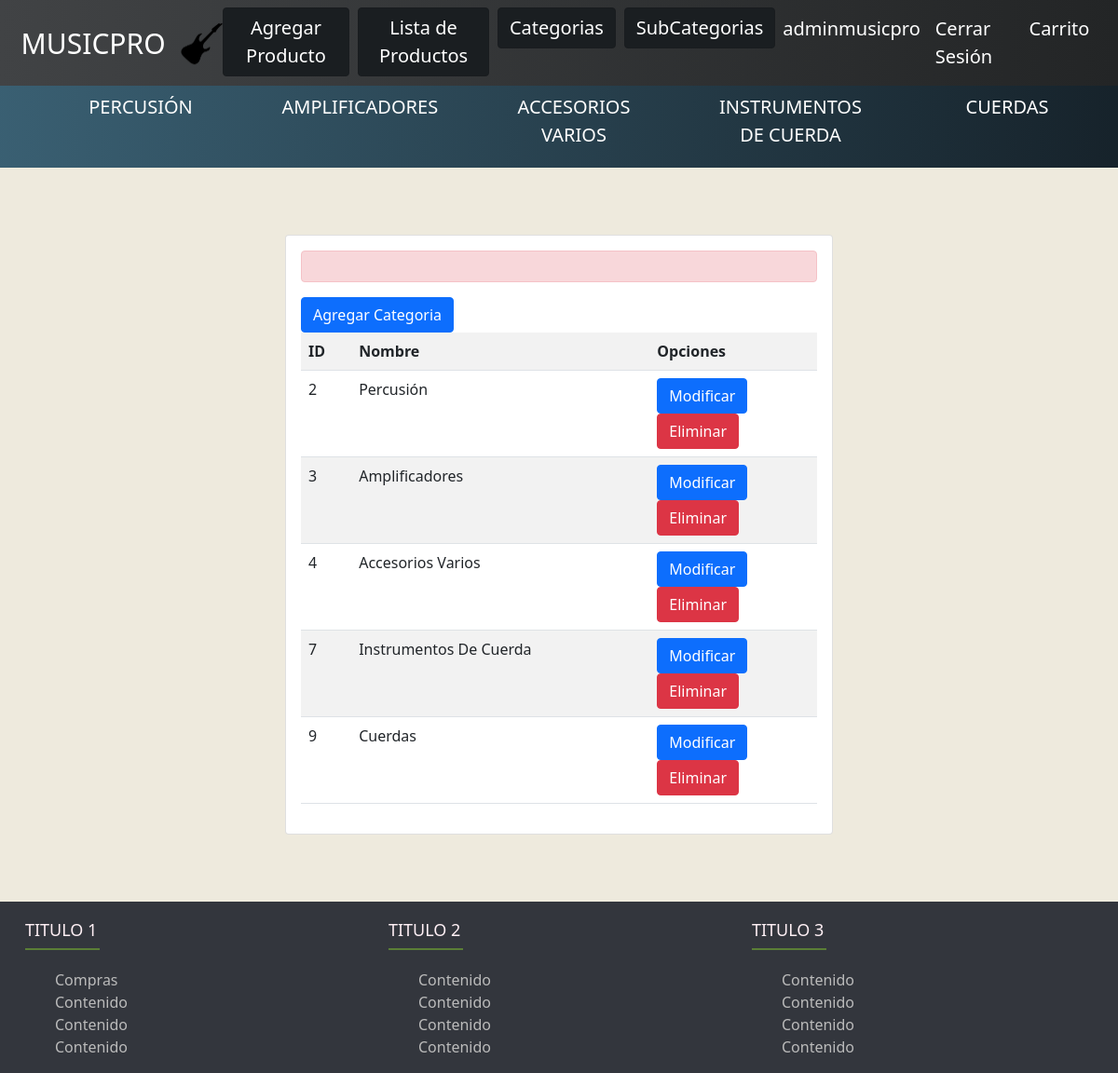
Screenshot of /list_category/ (signed in) with the database file from the repository.
### core/models.py (models this page shows, shortened)
class Categoria(models.Model):
    categoria = models.CharField(max_length=200, null=False)

### core/views.py (the view)
# urls.py: path('list_category/', views.list_category, name="list_category"),
def list_category(request):
    all_categorias = Categoria.objects.all()
    data ={
        'all_categorias':all_categorias
    }
    return render(request, 'core/list_category.html', data)

### core/templates/core/list_category.html (shortened to what this page needs)
{% extends 'core/base.html' %}
{% block content %}
{% load humanize %}
<br>
<br>
<br>
<div class="row">
    <div class="col-12 col-md-6 offset-md-3">
        <div class="card">
            <div class="card-body">
                <div>
                    <p class="alert alert-danger">{{ mensaje }}</p>
                    <a class="btn btn-primary text-align-center" href="{% url 'new_category' %}">Agregar Categoria</a>
                </div>
                <table class="table table-striped table-hover">
                    <tr>
                        <th>ID</th>
                        <th>Nombre</th>
                        <th>Opciones</th>
                    </tr>
                    {% for c in all_categorias %}
                    <tr>
                        <td>{{ c.id | title }}</td>
                        <td>{{ c.categoria | title }}</td>
                        <td>
                            <a class="btn btn-primary" href="{% url 'modify_category' c.id %}">Modificar</a>
                            <br>
                            <a class="btn btn-danger" href="{% url 'delete_category' c.id %}">Eliminar</a>
                        </td>
                    </tr>
                    {% endfor %}
                </table>
            </div>
        </div>
    </div>
</div>
<br>
<br>
<br>
{% endblock %}

### core/templates/core/base.html (shortened to what this page needs)
{% load static %}
<!DOCTYPE html>
<html lang="es">
<head>
    <link rel="stylesheet" href="https://cdn.jsdelivr.net/npm/bootstrap-icons@1.5.0/font/bootstrap-icons.css">
    <link href="https://cdn.jsdelivr.net/npm/bootstrap@5.0.1/dist/css/bootstrap.min.css" rel="stylesheet">
    <link rel="stylesheet" href="{% static 'css/index.css' %}">
</head>
<body class="uwu">
    <nav class="navbar navbar-expand-lg  fixed-top">
        <div class="container-fluid">
            <a class="navbar-brand" style="font-size: 30px;" href="{% url 'index' %}">MUSICPRO</a>
            <img src="{% static 'img/music_pro.png' %}" style="width: 45px; padding-top: 10px;" alt="">
            <div class="collapse navbar-collapse " id="navbarSupportedContent">
                <ul class="navbar-nav ms-auto mb-2 mb-lg-0">
                    {% if user.is_authenticated %}
                        {% if user.is_superuser %}
                        <li class="nav-item">
                            <a class="btn btn-dark active" href="{% url 'new_product' %}">Agregar Producto</a>
                        </li>
                        <li class="nav-item">
                            <a class="btn btn-dark active" href="{% url 'list_product' %}">Lista de Productos</a>
                        </li>
                        <li class="nav-item">
                            <a class="btn btn-dark active" href="{% url 'list_category' %}">Categorias</a>
                        </li>
                        <li class="nav-item">
                            <a class="btn btn-dark active" href="{% url 'list_subcat' %}">SubCategorias</a>
                        </li>
                        {% endif %}
                    <li class="nav-item">
                        <a class="nav-link active">{{ user.username }}</a>
                    </li>
                    <li class="nav-item">
                        <a class="nav-link active" href="{% url 'logout' %}">Cerrar Sesión</a>
                    </li>
                    {% endif %}
                    <li>
                        <a href="{% url 'cart' %}" class="nav-item nav-link">Carrito</a>
                    </li>
                </ul>
            </div>
        </div>
    </nav>
    <div class="row">
        <div class="bottom_nav">
            <ul class="row">
                {% for c in all_categorias %}
                <li class="col col-md-2 col-sm-3 col-xs-6 "><a class="text-decoration-none" href="{% url 'sub_categories' c.id %}">{{c.categoria }}</a></li>
                {% endfor %}
            </ul>
        </div>
    </div>
    {% block content %} {% endblock %}
    <footer class="footer">
        <div class="container ">
            <div class="row">
                <div class="footer-col col-lg-4 col-md-2 col-sm-4 col-xs-12">
                    <h4>TITULO 1</h4>
                    <ul>
                        <li>
                            <a href="#">Compras</a>
                        </li>
                        <li>
                            <a href="#">contenido</a>
                        </li>
                        <li>
                            <a href="#">contenido</a>
                        </li>
                        <li>
                            <a href="#">contenido</a>
                        </li>
                    </ul>
                </div>
                <div class="footer-col col-lg-4 col-md-4 col-sm-4 col-xs-12">
                    <h4>TITULO 2 </h4>
                    <ul>
                        <li>
                            <a href="#">contenido</a>
                        </li>
                        <li>
                            <a href="#">contenido</a>
                        </li>
                        <li>
                            <a href="#">contenido</a>
                        </li>
                        <li>
                            <a href="#">contenido</a>
                        </li>
                    </ul>
                </div>
                <div class="footer-col  col-lg-4 col-md-4 col-sm-4 col-xs-12">
                    <h4>TITULO 3</h4>
                    <ul>
                        <li>
                            <a href="#">contenido</a>
                        </li>
                        <li>
                            <a href="#">contenido</a>
                        </li>
                        <li>
                            <a href="#">contenido</a>
                        </li>
                        <li>
                            <a href="#">contenido</a>
                        </li>
                    </ul>
                </div>
            </div>
        </div>
    </footer>
</body>
</html>

### core/static/css/index.css (style rules this page uses)
.uwu { background-color: rgb(238, 234, 221); }
.bottom_nav { width: 100%; background: #16222A; background: -webkit-linear-gradient(to right, #3A6073, #16222A); background: linear-gradient(to right, #3A6073, #16222A); height: 45px; padding: 80px 50px; padding-top: 100px; }
.bottom_nav ul { height: 45px; display: flex; justify-content: space-between; align-items: center; }
.bottom_nav ul li { height: 60px; text-align: center; }
.bottom_nav ul li a { color: #ffffff; text-transform: uppercase; font-size: 20px; }
.container-fluid a { font-size: 20px; color: #ffffff; }
.navbar { background: #232526; background: -webkit-linear-gradient(to right, #2c2c31, #232526); background: linear-gradient(to right, #414345, #232526); }
footer .container { max-width: 1170px; margin: auto; }
.footer { background-color: #33363d; }
ul { list-style: none; }
.footer { padding-top: 20px; }
.footer-col { text-transform: capitalize; }
footer .row { text-align: left; }
.footer-col h4 { font-size: 18px; color: lavenderblush; text-transform: capitalize; margin-bottom: 30px; font-weight: 500; position: relative; }
.footer-col ul li a { font-size: 16px; text-transform: capitalize; color: #fff; text-decoration: none; font-weight: 300; color: #bbb; display: block; }
.footer-col h4::before { content: ''; position: absolute; left: 10; bottom: -10px; background-color: rgb(90, 126, 54); height: 2px; box-sizing: border-box; width: 80px; }

### rows the page displays
Categoria: categoria "PERCUSIÓN", id "2", categoria "Percusión"
Categoria: categoria "AMPLIFICADORES", id "3", categoria "Amplificadores"
Categoria: categoria "ACCESORIOS VARIOS", id "4", categoria "Accesorios Varios"
Categoria: categoria "INSTRUMENTOS DE CUERDA", id "7", categoria "Instrumentos De Cuerda"
Categoria: categoria "CUERDAS", id "9", categoria "Cuerdas"

### other values shown
{{ user.username }} "adminmusicpro"
